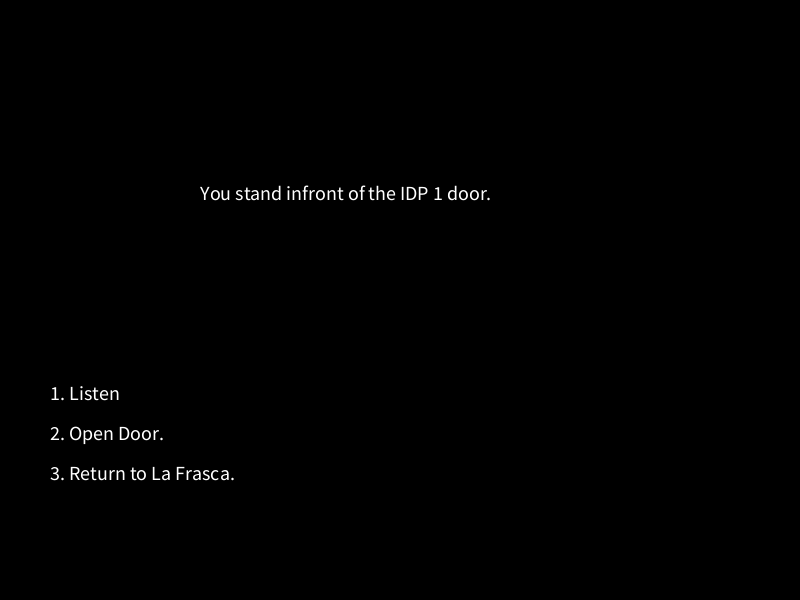
Frame 1 (no input)
Frame 60 (the mouse pressed at the canvas centre just before this capture): identical to frame 1, image omitted
Frame 120 (the mouse held since frame 60 and released just before this capture): identical to frame 1, image omitted

The Processing sketch that drew this single still picture (run headless with seeded random() and noise(); from frame 60 on, the mouse is pressed at the canvas centre):

// Processing sketch: andrew
// ── andrew.pde
String currentRoom = "start";
String introText = "You stand infront of the IDP 1 door.";
String[] choicesA= {"1. Listen", "2. Open Door.", "3. Return to La Frasca."};

void setup() {
    size (800, 600);
    background(0); //why might I need to move this?
    textSize(20); //needed because I want text
}

void draw () {
    background(0);
    text(introText, 200, 200);
    int y = 400;
    for (int index = 0; index < choicesA.length; index++) {
        text(choicesA[index], 50, y);
        y+=40;
    }
}

void keyPressed () {
    if (key == '1') {
        String listenText = "You hear Dennis and Jose talking about coding";
        text(listenText, 200, 200); // only for once frame … when key was pressed
    }
}
